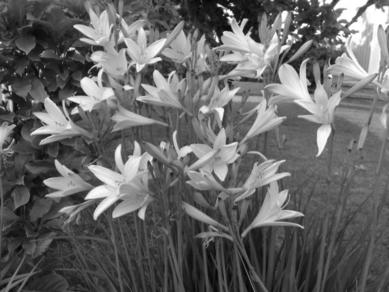
%> input picture Bildanalys/ex3_conv/flowers.jpg, 389 x 292 px
$ octave part_2.m   (GNU Octave 9; MATLAB toolbox functions it lacks are replaced by stand-ins)
%> lines starting %> are read from the running program, lines starting %| are printed output that depends on the picture
f =ones(5,5);
g=ones(3,3);
y=conv2(f,g)

F=fft2(f,5,5);
G=fft2(g,5,5);
Y=F.*G;
yy=real(ifft2(Y))

%%
f=imread('flowers.jpg');
%> f is the input picture: size 292x389 uint8; min 0, max 255, mean 102.1
f=double(f(1:256,1:256));
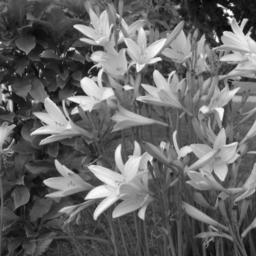
%> f: size 256x256 double; min 0, max 255, mean 101.7
g=ones(21,21)/(21*21);
y=conv2(f,g);
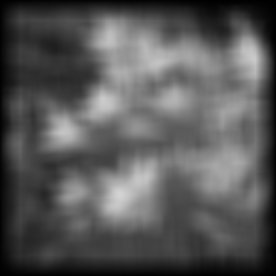
%> y: size 276x276 double; min 0.0658, max 211.8, mean 87.5
subplot(2,2,1); imshow(f/255);
subplot(2,2,2); imshow(y/255);

yy1 = ifft2(fft2(f,256,256).*fft2(g,256,256));
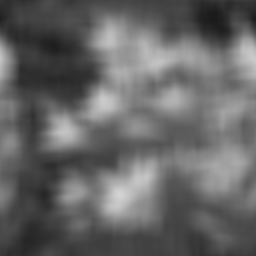
%> yy1: size 256x256 double; min 26.94, max 211.8, mean 101.7
subplot(2,2,3); imshow(yy1/255);

yy2 = ifft2(fft2(f,276,276).*fft2(g,276,276));
subplot(2,2,4); imshow(yy2/255);
